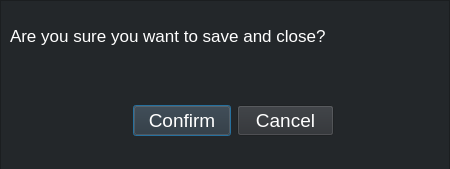
<?xml version="1.0" encoding="UTF-8"?>
<ui version="4.0">
 <class>Dialog</class>
 <widget class="QDialog" name="Dialog">
  <property name="geometry">
   <rect>
    <x>0</x>
    <y>0</y>
    <width>450</width>
    <height>169</height>
   </rect>
  </property>
  <property name="windowTitle">
   <string>Dialog</string>
  </property>
  <widget class="QFrame" name="outer_frame_s_sc">
   <property name="geometry">
    <rect>
     <x>0</x>
     <y>0</y>
     <width>450</width>
     <height>170</height>
    </rect>
   </property>
   <property name="styleSheet">
    <string notr="true">background-color: rgb(44, 47, 51);
background-color: rgb(35, 39, 42);</string>
   </property>
   <property name="frameShape">
    <enum>QFrame::StyledPanel</enum>
   </property>
   <property name="frameShadow">
    <enum>QFrame::Raised</enum>
   </property>
   <widget class="QWidget" name="horizontalLayoutWidget">
    <property name="geometry">
     <rect>
      <x>133</x>
      <y>90</y>
      <width>201</width>
      <height>61</height>
     </rect>
    </property>
    <layout class="QHBoxLayout" name="horizontallayout_s_sc">
     <item>
      <widget class="QPushButton" name="confirm_button_s_sc">
       <property name="font">
        <font>
         <family>Arial</family>
         <pointsize>14</pointsize>
        </font>
       </property>
       <property name="styleSheet">
        <string notr="true">background-color: rgb(44, 47, 51);
color: rgb(255, 255, 255);</string>
       </property>
       <property name="text">
        <string>Confirm</string>
       </property>
      </widget>
     </item>
     <item>
      <widget class="QPushButton" name="cancel_button_s_sc">
       <property name="font">
        <font>
         <family>Arial</family>
         <pointsize>14</pointsize>
        </font>
       </property>
       <property name="styleSheet">
        <string notr="true">background-color: rgb(44, 47, 51);
color: rgb(255, 255, 255);</string>
       </property>
       <property name="text">
        <string>Cancel</string>
       </property>
      </widget>
     </item>
    </layout>
   </widget>
   <widget class="QLabel" name="label_s_sc">
    <property name="geometry">
     <rect>
      <x>10</x>
      <y>20</y>
      <width>421</width>
      <height>31</height>
     </rect>
    </property>
    <property name="font">
     <font>
      <family>Arial</family>
      <pointsize>13</pointsize>
     </font>
    </property>
    <property name="styleSheet">
     <string notr="true">background-color: rgb(35, 39, 42);
color: rgb(255, 255, 255);</string>
    </property>
    <property name="text">
     <string>Are you sure you want to save and close?</string>
    </property>
   </widget>
  </widget>
 </widget>
 <resources/>
 <connections/>
</ui>
